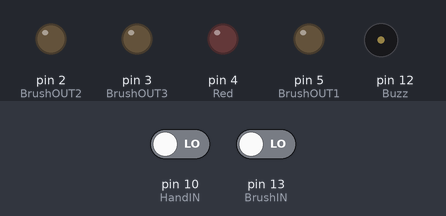
A sketch run on a simulated Arduino Uno, built with avr-gcc and run on an emulated ATmega328P. Shown: output pins drawn as LEDs (lit = HIGH), buzzer (waves = sounding). Dashed ring = blinking. The test bench sets the inputs (shaded band); at power-on: pin 10 (HandIN) LOW, pin 13 (BrushIN) LOW.

Above: at 1.2 s.
1.3 s: pin 10 (HandIN) driven HIGH
At 2.2 s:
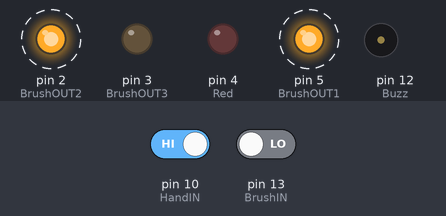
At 2.6 s:
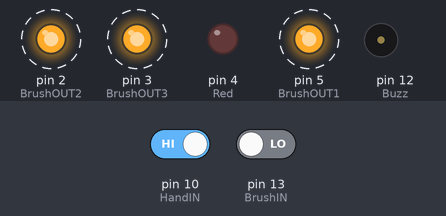
Timing chart, 0 to 23.3 s (numbered marks = the images above; inputs shaded):
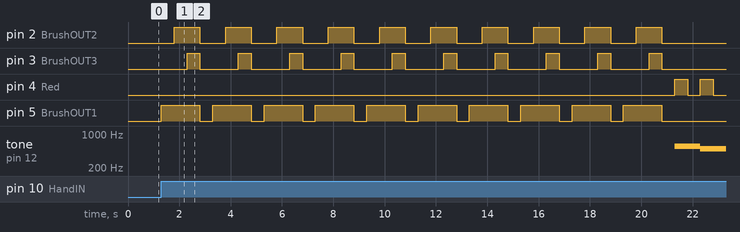

Measured:
- after the input at 1.3 s, pin 2 (BrushOUT2): alternates HIGH for 1.0 s and LOW for 1.0 s, 20 changes in all, then stays LOW, starting after 0.50 s; pin 3 (BrushOUT3): alternates HIGH for 0.50 s and LOW for 1.5 s, starting after 1.0 s

The sketch:

Timer.ino
```cpp
int HandIN = 10;
int BrushIN = 13;
int BrushOUT1 = 5;
int BrushOUT2 = 2;
int BrushOUT3 = 3;
int Red = 4;
int Buzz = 12;

void setup() {

pinMode(10, INPUT);
pinMode(13, INPUT);
pinMode(5, OUTPUT);
pinMode(2, OUTPUT);
pinMode(3, OUTPUT);
pinMode(4, OUTPUT);
pinMode(12, OUTPUT);

}

void loop() {

int HandState = digitalRead(HandIN);
int BrushState = digitalRead(BrushIN);

if(HandState == HIGH){
  for(int i=1; i<=10; i++){
    digitalWrite(BrushOUT1, HIGH);
    delay(500);
    digitalWrite(BrushOUT2, HIGH);
    delay(500);
    digitalWrite(BrushOUT3, HIGH);
    delay(500);
    off();
  }
  end();
}

if(BrushState == HIGH){
  for(int k=1; k<=15; k++){
    digitalWrite(BrushOUT1, HIGH);
    delay(1000);
    digitalWrite(BrushOUT1, LOW);
    delay(1000);
  }
  digitalWrite(BrushOUT1, HIGH);
  for(int y=1; y<=15; y++){
    digitalWrite(BrushOUT2, HIGH);
    delay(1000);
    digitalWrite(BrushOUT2, LOW);
    delay(1000);
  }
  digitalWrite(BrushOUT2, HIGH);
  for(int s=1; s<=15; s++){
    digitalWrite(BrushOUT3, HIGH);
    delay(1000);
    digitalWrite(BrushOUT3, LOW);
    delay(1000);
  }
  digitalWrite(BrushOUT3, HIGH);
  end();
  off();
}

}

void end(){
  digitalWrite(Red, HIGH);
  tone(Buzz, 554);
  delay(500);
  digitalWrite(Red, LOW);
  delay(500);
  digitalWrite(Red, HIGH);
  tone(Buzz, 494);
  delay(500);
  digitalWrite(Red, LOW);
  delay(500);
  digitalWrite(Red, HIGH);
  tone(Buzz, 440);
  delay(1000);
  off();
}

void off(){
  digitalWrite(BrushOUT1, LOW);
  digitalWrite(BrushOUT2, LOW);
  digitalWrite(BrushOUT3, LOW);
  digitalWrite(Red, LOW);
  noTone(Buzz);
  delay(500);
}
```
